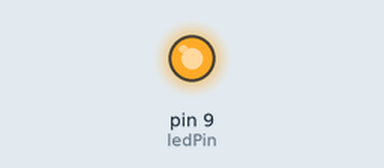
A sketch run on a simulated Arduino Uno, built with avr-gcc and run on an emulated ATmega328P. Parts: output pins drawn as LEDs (lit = HIGH).

Above: at 0.5 s.
At 21.0 s:
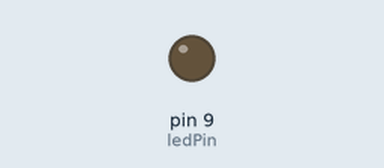
Timing chart, 0 to 29.9 s (numbered marks = the images above):
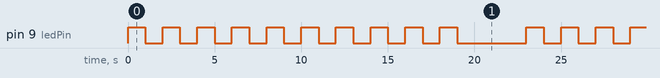

Measured:
- by itself, pin 9 (ledPin): repeats every 23.0 s: 9 × (LOW 1.0 s, HIGH 1.0 s), LOW 4.0 s, HIGH 1.0 s
- by itself, everything shown: repeats every 23.0 s, in 20 steps

The sketch:

kadai10.ino
```cpp
int ledPin =  9;  //変数ledPinに9を代入（プログラムの全ての位置で使える変数）
int var = 0;

void setup() {
  pinMode(9, OUTPUT);   // 出力に設定
}

void loop() {
  var = 0;
  while(var<10){
   digitalWrite(9, HIGH);   // LEDをオン
   delay(1000);                  // 1秒待つ
   digitalWrite(9, LOW);    // LEDをオフ
   delay(1000);
   var++;
  }
  delay(3000);
}
```
